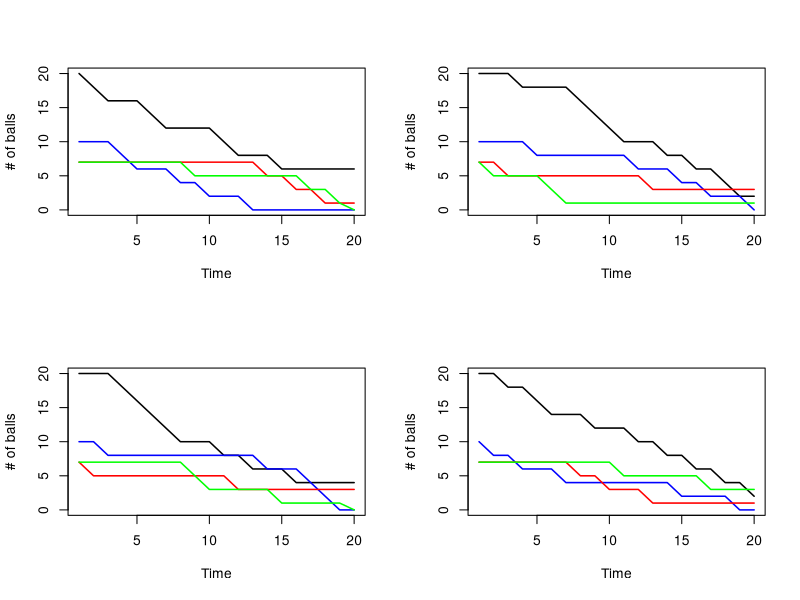

Generate this figure with R:
#' ---
#' title: "ASSIGNMENT 1"
#' author: "Vivek Chauhan (20955627)"
#' date: "Feb 3rd, 2022"
#' ---


suppressWarnings({
##Assignment 1

#Question 1
#Probability calculation:COVID
# a. P(getting COVID) = P(C) = (People who got COVID) / (World Population)
# 332,210,522/7,794,795,127 = 0.0426
# b. P(dying from COVID) = P(died from COVID) = (people died from COVID) / (Total population)
# 5,494,965/7,794,795,127 = 0.00070
# c. P(dying conditional one has covid) = P(dying_from_COVID) / P(getting COVID)
# 0.00070/0.042 = 0.016  
#  
# d. Fatality rate = the number of deaths from the COVID divided by the number of confirmed cases.
# ifr [Infection fatality Rate  (for male 21 years of age)]  = 0.0001
# P(dying conditional one has covid and is male of 21 years age) = 0.0001
#   P(A|B,C)=P(A∩B∩C)P(B∩C)
# P(dying|covid,man 21 yrs of age)=P(dying ∩ covid ∩man 21 yrs of  age)/P(covid ∩ man 21 yrs of age)
   
#t_c = people who got covid 
t_c <- 332210522

#typeof(t_c)
#w_p = total world population
w_p <-  7794795127
#t_d = people who died from covid
t_d <- 5494965

# a) p_c = probability of getting covid 
p_c <- t_c / w_p
print(paste("probabability of getting covid : ",p_c))

# b) p_dc = probability of dying from covid
p_dc <- t_d / w_p
print(paste("probabability of dying from covid : ",p_dc))

# c) p_d_c = probability of dying conditional that one has covid
p_d_c <- p_dc / p_c
print(paste("probabability of dying conditional that one has covid : ",p_d_c))

# d) p_d_c_m21 = probabibility of dying conditional that one has covid and is male of 21yrs age
ifr <- 0.01* 10^(-2)

#p_d_c_m21 <- ifr
print(paste("probabability of dying conditional that one has covid and is male of 21yrs: ",ifr))

#############################################################################

##Question 2
#Simple urn simulation with R

#2 black, 3 white and 3 Red balls
simple_urn <- c(rep(1,2), rep(2, 3), rep(3,3))
#n_trails <- 10
n_trails <- 10^4

#matrices without sampling for with and without replacement
w_replacemnent <- matrix(NA, nrow = n_trails, ncol = length(simple_urn)) 
wo_replacemnent <- matrix(NA, nrow = n_trails, ncol = length(simple_urn)) 

#head(w_replacemnent)
#head(wo_replacemnent)

#sampling to replace NA with values in matrix
for (i in 1:n_trails){
  w_replacemnent[i,] <- sample(simple_urn, length(simple_urn), replace =TRUE)
  wo_replacemnent[i,] <- sample(simple_urn, length(simple_urn), replace =FALSE)
}

# we are concerned about the first and last element of 
#one row at a time of sampled matrix
black_white <- function(x){
  succces <-c()
  # creating a NULL vector
  target_seq <- 1:3
 
  #sequence is arranged such that 1,2,3 and represents color as listed below:
  #Black:1
  #White:2
  #Red:3 
  # if first ball is black and last ball is white , then it is a success
  # we are not considering the sequence between first and last ball draw
  if(x[1]==target_seq[1] && x[8]==target_seq[2]){
    success <- 1
  }
  else{
    success <- 0
  }
  return(success)
}

#black_white(c(2,1,2,1,4,1,2,2))
# applying custom function on sampled matrix in a row wise fashion
w_replacement_result <- apply(w_replacemnent, 1, function(x) black_white(x))
wo_replacement_result <- apply(wo_replacemnent, 1, function(x) black_white(x))
probability_w_replacement <- (length(w_replacement_result) - sum(w_replacement_result == 0))/
  length(w_replacement_result)
probability_wo_replacement <- (length(wo_replacement_result) - sum(wo_replacement_result == 0))/
  length(wo_replacement_result)

print(paste("Probability of getting first black and last white with replacement is",probability_w_replacement))
print(paste("Probability of getting first black and last white without replacement is",probability_wo_replacement))

#####################################################################

#Question 3
#Generalized urn simulation with R

polya_run <- function(int_n, lambda, n_trial){
 
  #creating NA matrix
 polya_result <- matrix(NA, nrow = n_trial, ncol = length(int_n))
 #replacing values one row at a time
 polya_result[1,] <- int_n
 
 for(i in 2:n_trial){
 
  #cummulative propbabilities 
 interval <- cumsum(polya_result[i-1,])/sum(polya_result[i-1,])
 
 #picking 1 random value to comapare against
 draw <- runif(1)
 
 #assigning based on comaparison with draw value
 bin_asisgn <- c(interval > draw)*1
 
 bin_select <- c()
 #creating NULL vector
 for(j in 1:length(bin_asisgn)){
   
 if(bin_asisgn[j] == 1){
  bin_select <- j
  #quit the loop
  break
 } 
 }
 
 polya_result[i,] <- polya_result[i-1,]
 if(polya_result[i, bin_select] + lambda <= 0){
   #when there is only one ball of particular color left to draw , 
   #we can at max draw one ball and that will make balls of that color 0 in urn
   polya_result[i, bin_select] = 0
 }
 else{
 polya_result[i, bin_select] <- polya_result[i, bin_select] + lambda
 }
 }
 return(polya_result)
}


#set.seed(10)
polya_result_1 <- polya_run(int_n = c(20,10,7,7), lambda = -2, n_trial = 20)
#head(polya_result_1)

# To compare with 3 different seed values
set.seed(20)
polya_result_2 <- polya_run(int_n = c(20,10,7,7), lambda = -2, n_trial = 20)
#head(polya_result_2)
#set.seed(30)
polya_result_3 <- polya_run(int_n = c(20,10,7,7), lambda = -2, n_trial = 20)
#head(polya_result_3)
#set.seed(40)
polya_result_4 <- polya_run(int_n = c(20,10,7,7), lambda = -2, n_trial = 20)
#head(polya_result_4)

polya_result_list <- list(polya_result_1, polya_result_2, polya_result_3, 
polya_result_4)

#to plot in a 2,2 grid
#visulizing balls being drawn 
par(mfrow = c(2, 2)) 
color_list <- c("black","blue","red","green")

for(k in 1:length(polya_result_list)){
  
 y_min <- min(polya_result_list[[k]])
 y_max <- max(polya_result_list[[k]])
 plot(k, type = "n", ylim = c(y_min, y_max),  xlim = c(1, 20), xlab ="Time", ylab = "# of balls")   
 
 for(i in 1:4){

 lines(1:20, polya_result_list[[k]][,i],col = color_list[i], lwd=1.5)
 
 }
}


######################################################################

#Question 4
#MLE for normal distribution#

#setting seed as given in assignment
set.seed(200)
#mean=0
#sd=2
mynorm <- rnorm(50, mean = 0 , sd = 2)
#mynorm

# Negative log likelihood function maximizes the value for Normal distribution, hence negative is used
# Log likelihood is used as it educes the expensive multiplactions
log_likelihood <- function(params){
  
  log_ll <- -sum(dnorm(mynorm, params[1],params[2], log=TRUE))
  return(log_ll)
}
#starting with random paramters
#params is a vector with first parameter as mean and second parameter as sd
params <- c(1000,1000)

# using nlm function to optimize
mle_norm <- nlm(log_likelihood, params)
#mle_norm
#we are concerned with only mean and sd values only  
mean <- mle_norm$estimate[1]
print(paste("Estimated mean using mle for 50 random normal numbers is : ",mean))
sd<-mle_norm$estimate[2]
print(paste("Estimated sd using mle for 50 random normal numbers is : ",sd))

#mean and variance calculated using nlm function are close to initial parameters passed to distibution 

#library(MASS)
#fitdistr(x, "log-normal")

# to compare with 500 random generated values
mynorm_5000 <- rnorm(5*10^3, mean = 0 , sd = 2)
#mynorm_5000
log_likelihood <- function(params){
  
  log_ll <- -sum(dnorm(mynorm_5000, params[1],params[2], log=TRUE))
  return(log_ll)
}

params <- c(1000,1000)
mle_norm_5000 <- nlm(log_likelihood, params)
#mle_norm_5000
mean_5000 <- mle_norm_5000$estimate[1]
print(paste("Estimated mean using mle for 5000 random normal numbers is : ",mean_5000))
sd_5000<-mle_norm_5000$estimate[2]
print(paste("Estimated sd using mle for 5000 random normal numbers is : ",sd_5000))

## The vale of mean and variance with 5000 random values is much closer to original parameters

######################################################################

#Bonus Question 1
#P(probability of Sally Clark being innocent) = 
#H: Hypothesis : both children died of SIDS : Sally is innocent
#A: Alternate Hypothesis : children died of any other reasons, i.e. : mother killed them : Sally is guilty
#D: Data : both children died
#We need to find: probability of both children dying of SIDS given that both children died
#P(H|D) = ( P(D|H) * P(H) )/ ( P(D|H) *P(H) + P(D|A) *P(A) ) 
#P(H) = 1/ 73* 10^6 [1 in 73 million]
#P(A) = 1- P(H) 
#P(D|A) = P(D intersection A) / P (A) = 1/ 200 *10^6 [ 1 in 200 million]
#P(D|H) = 1 [becuae both child died]

#p_h = probability of both children dying of SIDS
#p_a = probability of both children not dying from SIDS
#p_d_h = probability of both children dying conditional both children dies of SIDS
#p_d_a = probability of both children dying conditional they did not died of SIDS
#p_h_d = probability of sally being innocent

p_h <- 1/ (73 *10^6)
p_a <- 1-p_h
p_d_h <- 1
p_d_a <- 1/ (200* 10^6)
p_h_d <- p_h /(p_h + (p_d_a*(1-p_h)))
print(paste("probability that sally is innocent is : ",p_h_d))


###########################################################################

##Bonus Question 2
#Cross-validation for Normal and Gamma distribution

library(fitdistrplus)
library(MASS)

set.seed(200)

##Normal distribution
rn_data <- rnorm(10^2, mean=10, sd=2) 
##Gamma distribution with r=2 and lambda=0.5
#rn_dgamma <- rgamma(n=10^2,shape = 2,scale = 0.5)
rn_dgamma <- rgamma(n=10^2,shape = 2,rate = 0.5)

#creating a function for cross validation using n_folds for given data and distribution
CV_fun <- function(n_fold, n_rep, uni_data, distribution){
  
  #NULL vectors for test data 
  test_list <- list()
  test_list_all <- list()
  for(k in 1:n_rep){ 
    
    #sampling to shuffle the data and remove any data that might be grouped together by index
    uni_data_s <- sample(uni_data)
    # Split in n_fold subsets
    folds <- cut(seq(1, length(uni_data_s)), breaks = n_fold, labels=FALSE)
    
    for(i in 1:n_fold){ 
      #since it is a K fold cross validation, we will iterte over every fold
      testID <- which(folds==i,arr.ind=TRUE) 
      #we take out data in test and train based on indices that we assign after sampling
      testD <- uni_data_s[testID]
      #test data contains data that contains the ith fold
      trainD <- uni_data_s[-testID]
      #all data that is not contained in test goes in train 
      
      #based on the distributiojn receive for CV_fun from user
      if (distribution == "Normal") { 
        trained <- fitdist(trainD, "norm", method="mle")
        #usnig MLE method to fit train data normally 
        test_result <- sum(dnorm(testD, trained$estimate[1],trained$estimate[2], log = T)) 
        #taking sum of the logs of normal density using mean and variance values of trained dataset to test
      }else if (distribution == "Gamma"){
        trained <- fitdist(trainD, "gamma", method="mle")
        test_result <- sum(dgamma(testD, shape = trained$estimate[1], rate = trained$estimate[2], log = T)) 
      }else{
        #in case distributionother than normal and gamma are passed from function
        print(paste("Unrecognized distribution requested", distribution, sep=" "))
        #we exit the function
        quit(status=1)
      }
      test_list[[i]] <- test_result
    }
    test_list_all[[k]] <- sum(unlist(test_list)) # the sum of all n-fold likelihood
  }
  return(test_list_all)
}

#using random normal data for Normal and Gamma distributions
CV_norm <- CV_fun(n_fold = 10, n_rep = 10, uni_data = rn_data, distribution ="Normal")
CV_gamma <- CV_fun(n_fold = 10, n_rep = 10, uni_data = rn_data, distribution ="Gamma")

norm_u <- unlist(CV_norm)
gamma_u <- unlist(CV_gamma)
print(paste("Mean of Normal distribution for normally distributed data: ",mean(norm_u)))
print(paste("Mean of Gamma distribution for normally distributed data: ",mean(gamma_u)))
print(paste("Predictive power of Gamma distribution performs slightly better for normally distributed data."))

#using random gamma data for Normal and Gamma distributions
CV_norm <- CV_fun(n_fold = 10, n_rep = 10, uni_data = rn_dgamma, distribution ="Normal")
CV_gamma <- CV_fun(n_fold = 10, n_rep = 10, uni_data = rn_dgamma, distribution ="Gamma")
norm_u <- unlist(CV_norm)
gamma_u <- unlist(CV_gamma)
print(paste("Mean of Normal distribution for gamma distributed data: ",mean(norm_u)))
print(paste("Mean of Gamma distribution for gamma distributed data: ",mean(gamma_u)))
print(paste("Predictive power of Gamma distribution performs better for gamma distributed data."))


})
